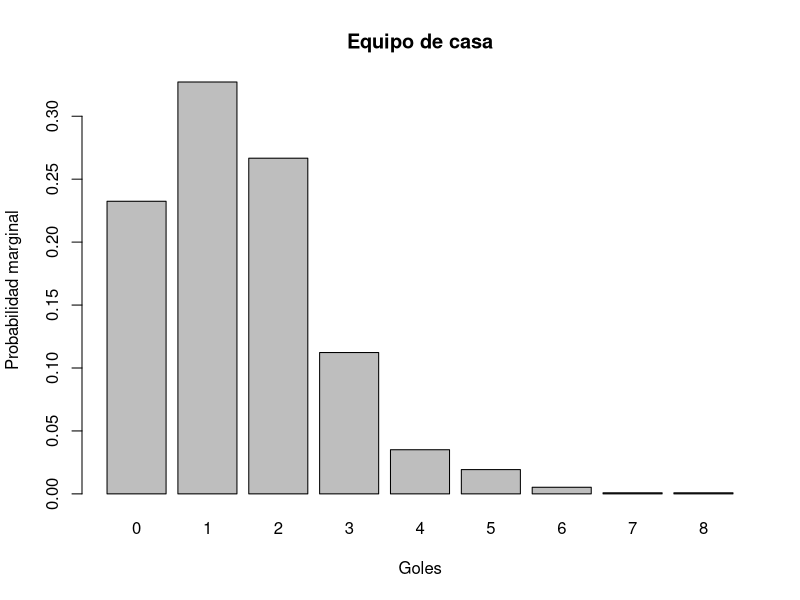
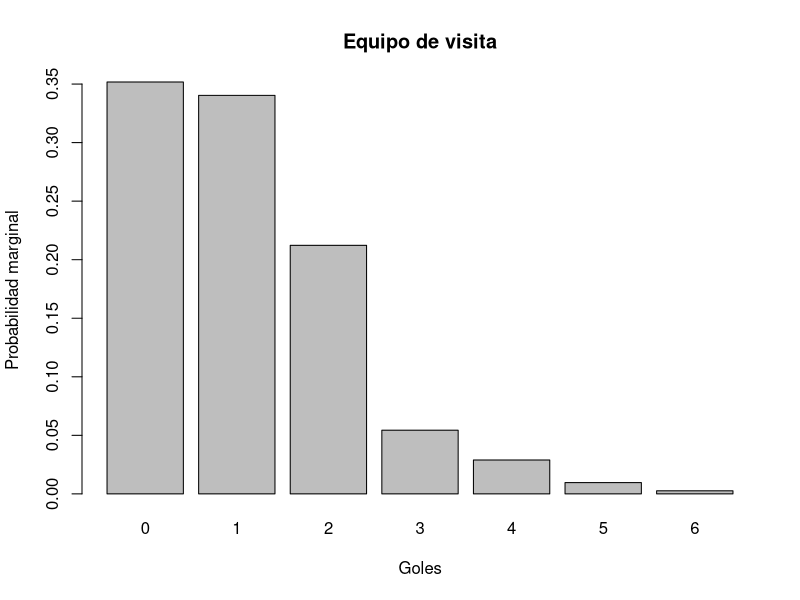
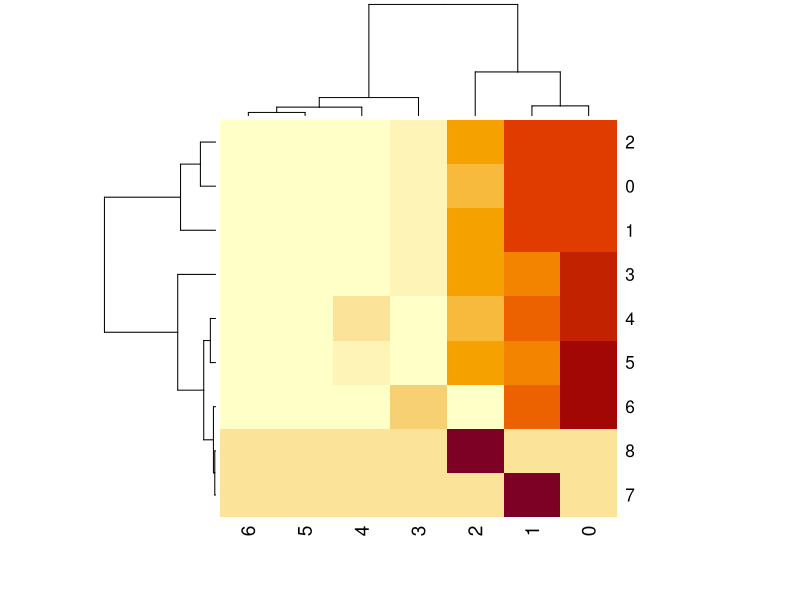

Reproduce these figures in R, in order.
library(dplyr)
library(ggplot2)

#Carga de archivos
dataSoccer <- read.csv(file = "dataSoccer.csv")
#Seleccion de variables de interes
dataSoccer <- select(dataSoccer, FTHG, FTAG)
#Conversion de DF a table
tableSoccer <- table(dataSoccer)
#La probabilidad (marginal) de que el equipo que juega en casa anote x goles
probMargHG <- rowSums(tableSoccer) / margin.table(tableSoccer)
#La probabilidad (marginal) de que el equipo que juega como visitante anote y goles
probMargAG <- colSums(tableSoccer) / margin.table(tableSoccer)
#La probabilidad (conjunta) de que el equipo que juega en casa anote x goles y el equipo que juega como visitante anote y goles 
probConHGAG <- prop.table(tableSoccer)
#Un grafico de barras para las probabilidades marginales estimadas del numero de goles que anota el equipo de casa
barplot(probMargHG,
     main = "Equipo de casa",
     xlab = "Goles", 
     ylab = "Probabilidad marginal", 
     )
#Un grafico de barras para las probabilidades marginales estimadas del numero de goles que anota el equipo visitante
barplot(probMargAG,
        main = "Equipo de visita",
        xlab = "Goles", 
        ylab = "Probabilidad marginal", 
)
#Un HeatMap para las probabilidades conjuntas estimadas de los numeros de goles que anotan el equipo de casa y el equipo visitante en un partido.
heatmap(probConHGAG)

write.csv(probMargHG, file = "probMargHG.csv")
write.csv(probMargAG, file = "probMargAG.csv")
write.csv(probConHGAG, file = "probConHGAG.csv")